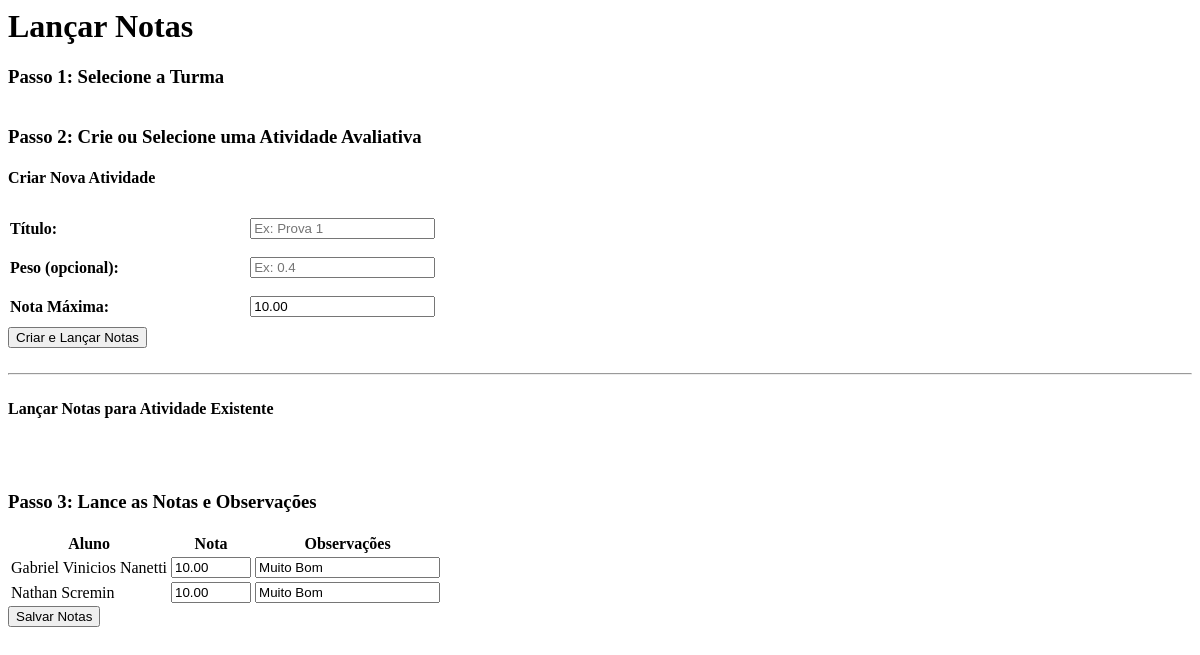
The app's page /academo_1.0/professor/enviar_notas.php?page=enviar_notas&class_id=8&item_id=9 with its own data.
### tables this page shows
CREATE TABLE `grades` (
  `id_grades` int(11) NOT NULL,
  `grade_item_id` int(11) NOT NULL,
  `student_id` int(11) NOT NULL,
  `score` decimal(6,2) DEFAULT NULL,
  `feedback` text DEFAULT NULL COMMENT 'Observações do professor sobre a nota',
  `graded_at` timestamp NULL DEFAULT NULL,
  `graded_by` int(11) DEFAULT NULL
);

CREATE TABLE `users` (
  `id_users` int(11) NOT NULL,
  `login` varchar(80) NOT NULL,
  `password_hash` varchar(255) NOT NULL,
  `name` varchar(150) NOT NULL,
  `email` varchar(150) NOT NULL,
  `role_id` int(11) NOT NULL,
  `owner_id` int(11) DEFAULT NULL,
  `program_id` int(11) DEFAULT NULL,
  `status` enum('ativo','inativo') NOT NULL DEFAULT 'ativo',
  `created_at` timestamp NOT NULL DEFAULT current_timestamp(),
  `updated_at` timestamp NOT NULL DEFAULT current_timestamp() ON UPDATE current_timestamp()
);

### academo_1.0/professor/enviar_notas.php (the view, shortened to what this page needs)
<?php
require_once __DIR__ . '/../db.php';
$class_id = isset($_GET['class_id']) ? (int)$_GET['class_id'] : 0;
$item_id = isset($_GET['item_id']) ? (int)$_GET['item_id'] : 0;
$grade_items = [];
if ($class_id) {
    $items_stmt = $conn->prepare("SELECT id_grade_items, title FROM grade_items WHERE class_id = ? ORDER BY title");
    $items_stmt->bind_param("i", $class_id);
    $items_stmt->execute();
    $grade_items = $items_stmt->get_result()->fetch_all(MYSQLI_ASSOC);
}
$students = [];
if ($class_id && $item_id) {
    $students_sql = "SELECT u.id_users, u.name, g.score, g.feedback FROM enrollments e JOIN users u ON e.student_id = u.id_users LEFT JOIN grades g ON g.student_id = u.id_users AND g.grade_item_id = ? WHERE e.class_id = ? AND e.status = 'matriculado' ORDER BY u.name";
    $students_stmt = $conn->prepare($students_sql);
    $students_stmt->bind_param("ii", $item_id, $class_id);
    $students_stmt->execute();
    $students = $students_stmt->get_result()->fetch_all(MYSQLI_ASSOC);
}
?>
<h1>Lançar Notas</h1>
<div class="box">
    <h3>Passo 1: Selecione a Turma</h3>
</div>
<?php if ($class_id): ?>
<div class="box">
    <h3>Passo 2: Crie ou Selecione uma Atividade Avaliativa</h3>
    <h4>Criar Nova Atividade</h4>
    <form method="post" action="?page=enviar_notas" style="margin-bottom: 20px;">
        <table class="form-table">
            <tr>
                <td><label for="titulo_atividade">Título:</label></td>
                <td><input type="text" id="titulo_atividade" name="titulo_atividade" placeholder="Ex: Prova 1" required></td>
            </tr>
            <tr>
                <td><label for="peso_atividade">Peso (opcional):</label></td>
                <td><input type="number" id="peso_atividade" name="peso_atividade" step="0.01" min="0" placeholder="Ex: 0.4"></td>
            </tr>
             <tr>
                <td><label for="nota_max_atividade">Nota Máxima:</label></td>
                <td><input type="number" id="nota_max_atividade" name="nota_max_atividade" step="0.01" min="0" value="10.00"></td>
            </tr>
        </table>
        <button type="submit" name="criar_atividade">Criar e Lançar Notas</button>
    </form>
    <?php if (!empty($grade_items)): ?>
        <hr style="margin: 25px 0;">
        <h4>Lançar Notas para Atividade Existente</h4>
        <div class="activity-list">
        <?php foreach ($grade_items as $item): ?>
            <a href="?page=enviar_notas&class_id=<?= $class_id ?>&item_id=<?= $item['id_grade_items'] ?>" class="activity-link <?= $item_id == $item['id_grade_items'] ? 'active' : '' ?>">
            </a>
        <?php endforeach; ?>
        </div>
    <?php endif; ?>
</div>
<?php endif; ?>
<?php if ($class_id && $item_id && !empty($students)): ?>
<div class="box">
    <h3>Passo 3: Lance as Notas e Observações</h3>
    <form method="post" action="?page=enviar_notas&class_id=<?= $class_id ?>&item_id=<?= $item_id ?>">
        <table>
            <thead><tr><th>Aluno</th><th>Nota</th><th>Observações</th></tr></thead>
            <tbody>
                <?php foreach ($students as $student): ?>
                <tr>
                    <td><?= htmlspecialchars($student['name']) ?></td>
                    <td><input type="number" step="0.01" min="0" max="10" name="notas[<?= $student['id_users'] ?>][score]" value="<?= htmlspecialchars($student['score'] ?? '') ?>"></td>
                    <td><input type="text" name="notas[<?= $student['id_users'] ?>][feedback]" value="<?= htmlspecialchars($student['feedback'] ?? '') ?>" placeholder="Opcional"></td>
                </tr>
                <?php endforeach; ?>
            </tbody>
        </table>
        <button type="submit">Salvar Notas</button>
    </form>
</div>
<?php endif; ?>

### academo_1.0/professor/enviar_notas.php (style rules this page uses)
.form-table { width: 100%; max-width: 600px; }
.form-table td { border: none; padding: 8px 0; }
.form-table label { font-weight: 600; padding-right: 15px; }
.activity-list { display: flex; flex-wrap: wrap; gap: 10px; }
.activity-link { padding: 8px 15px; background-color: #f0f0f0; border-radius: 20px; color: #555; font-weight: 600; font-size: 0.9em; }
.activity-link.active { background-color: var(--purple); color: white; }

### records on screen
grades: student.name "Gabriel Vinicios Nanetti", score "10.00", feedback "Muito Bom"
grades: student.name "Nathan Scremin", score "10.00", feedback "Muito Bom"
